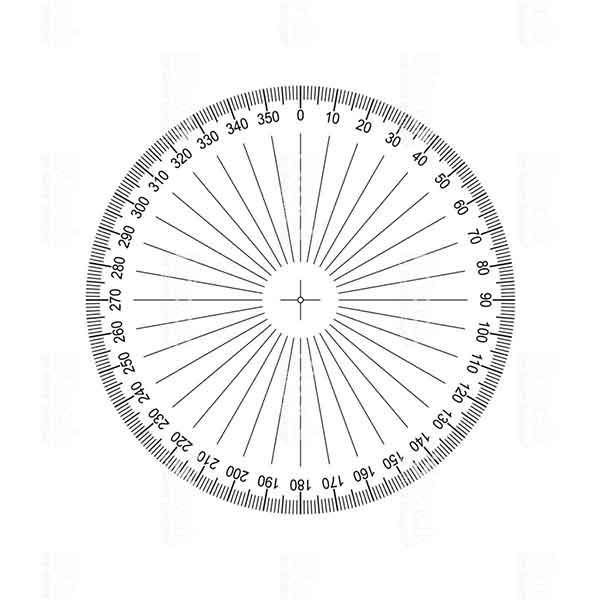
#> input picture Practico6/transportador.jpg, 600 x 600 px
$ python 'Rotación.py'
#> lines starting #> are read from the running program, lines starting #| are printed output that depends on the picture
#> further down, img is the input picture: shape (600, 600, 3); min 0, max 255, mean 244.1
import numpy as np
import cv2

def rotate(image, angle, center=None, scale=1.0):
#> called with angle = 90, scale = 1
    (h, w) = image.shape[:2]
#> h = 600; w = 600
    if center is None:
        center = (w/2, h/2)
#> center = (300, 300)
    M = cv2.getRotationMatrix2D(center, angle, scale)
    rotated = cv2.warpAffine(image, M, (w, h))
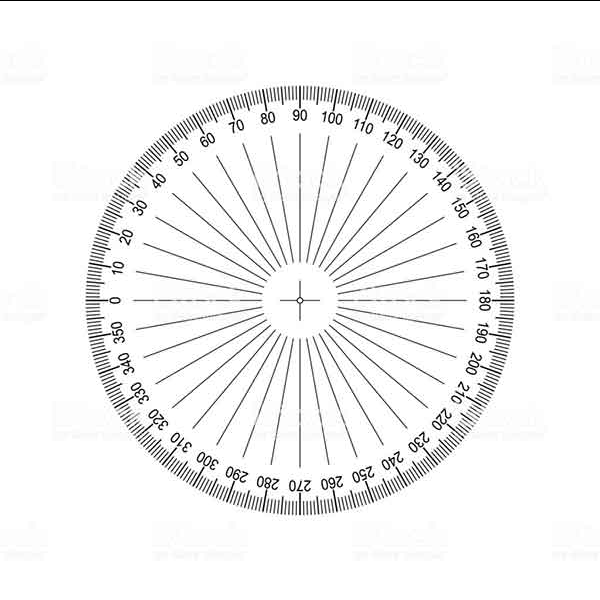
#> rotated: shape (600, 600, 3); min 0, max 255, mean 243.7
    return rotated

img = cv2.imread('transportador.jpg', cv2.IMREAD_COLOR)

# cv2.imwrite('Imagen_rotada.jpg', rotate(img, 180))

cv2.imshow('Imagen_rotada', rotate(img, 90))

while(1):
    if cv2.waitKey(1) & 0xFF == ord('q'):
#> (key q is pressed here)
        break

cv2 . destroyAllWindows()
